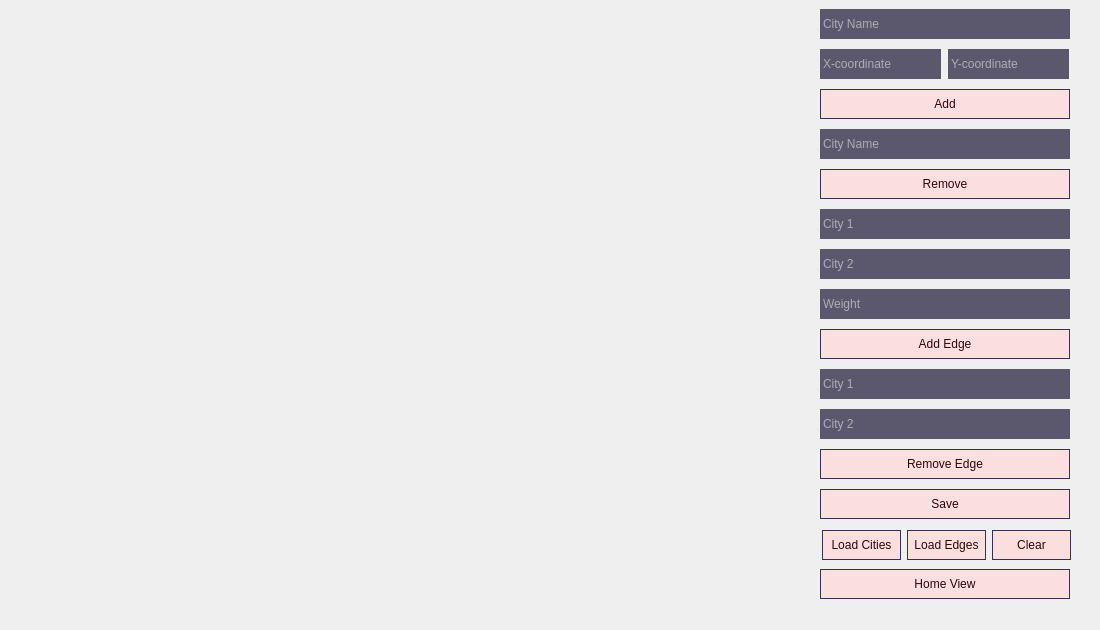
<?xml version="1.0" encoding="UTF-8"?>
<ui version="4.0">
 <class>MainWindow</class>
 <widget class="QMainWindow" name="MainWindow">
  <property name="enabled">
   <bool>true</bool>
  </property>
  <property name="geometry">
   <rect>
    <x>0</x>
    <y>0</y>
    <width>1100</width>
    <height>630</height>
   </rect>
  </property>
  <property name="minimumSize">
   <size>
    <width>1100</width>
    <height>630</height>
   </size>
  </property>
  <property name="maximumSize">
   <size>
    <width>1100</width>
    <height>630</height>
   </size>
  </property>
  <property name="windowTitle">
   <string>Wasalni</string>
  </property>
  <property name="styleSheet">
   <string notr="true">/* Set image as background for main window */
#MainWindow{

}

/* Set style for function widget */
#widget {
background-color: #343155;
border-radius: 5px;

}

/* Set style for Qlabel */
QLabel {
color: #fff;
}
/* Set style for QLineEdit */
QLineEdit {
background-color: #5b586e;
border-radius: 16px;
padding: 5px 0;
border: 1px solid #5b586e;
color: #fff;
}

QLineEdit:focus {
border: 1px solid #8b86aa;
background-color: #343155;
}

/* Set style for QPushButton */
QPushButton {
background-color: #FBDFDF;
border: 1px solid #343155;
color: #2E0606;
border-radius: 16px;
}

QPushButton:hover,
QPushButton:clicked {
background-color: #F7C9C9;
border: 1px solid #9ac3fe;

}</string>
  </property>
  <widget class="QWidget" name="centralwidget">
   <property name="minimumSize">
    <size>
     <width>1100</width>
     <height>630</height>
    </size>
   </property>
   <property name="maximumSize">
    <size>
     <width>1100</width>
     <height>630</height>
    </size>
   </property>
   <widget class="QWidget" name="gridLayoutWidget">
    <property name="geometry">
     <rect>
      <x>10</x>
      <y>-10</y>
      <width>791</width>
      <height>631</height>
     </rect>
    </property>
    <layout class="QGridLayout" name="gridLayout_3" rowstretch="0" columnstretch="0" rowminimumheight="0"/>
   </widget>
   <widget class="QPushButton" name="addButton">
    <property name="geometry">
     <rect>
      <x>820</x>
      <y>89</y>
      <width>250</width>
      <height>30</height>
     </rect>
    </property>
    <property name="font">
     <font>
      <family>Arial</family>
      <pointsize>9</pointsize>
      <bold>false</bold>
     </font>
    </property>
    <property name="text">
     <string>Add</string>
    </property>
   </widget>
   <widget class="QLineEdit" name="cityNameRemoveText">
    <property name="geometry">
     <rect>
      <x>820</x>
      <y>129</y>
      <width>250</width>
      <height>30</height>
     </rect>
    </property>
    <property name="font">
     <font>
      <family>Arial</family>
      <pointsize>9</pointsize>
      <bold>false</bold>
     </font>
    </property>
    <property name="text">
     <string/>
    </property>
    <property name="placeholderText">
     <string>City Name</string>
    </property>
   </widget>
   <widget class="QPushButton" name="LoadCitiesButton">
    <property name="geometry">
     <rect>
      <x>822</x>
      <y>530</y>
      <width>79</width>
      <height>30</height>
     </rect>
    </property>
    <property name="minimumSize">
     <size>
      <width>0</width>
      <height>30</height>
     </size>
    </property>
    <property name="font">
     <font>
      <family>Arial</family>
      <pointsize>9</pointsize>
      <bold>false</bold>
     </font>
    </property>
    <property name="text">
     <string>Load Cities</string>
    </property>
   </widget>
   <widget class="QPushButton" name="LoadEdgesButton">
    <property name="geometry">
     <rect>
      <x>907</x>
      <y>530</y>
      <width>79</width>
      <height>30</height>
     </rect>
    </property>
    <property name="minimumSize">
     <size>
      <width>0</width>
      <height>30</height>
     </size>
    </property>
    <property name="font">
     <font>
      <family>Arial</family>
      <pointsize>9</pointsize>
      <bold>false</bold>
     </font>
    </property>
    <property name="text">
     <string>Load Edges</string>
    </property>
   </widget>
   <widget class="QPushButton" name="saveButton">
    <property name="geometry">
     <rect>
      <x>820</x>
      <y>489</y>
      <width>250</width>
      <height>30</height>
     </rect>
    </property>
    <property name="font">
     <font>
      <family>Arial</family>
      <pointsize>9</pointsize>
      <bold>false</bold>
     </font>
    </property>
    <property name="text">
     <string>Save</string>
    </property>
   </widget>
   <widget class="QPushButton" name="homeViewButton">
    <property name="geometry">
     <rect>
      <x>820</x>
      <y>569</y>
      <width>250</width>
      <height>30</height>
     </rect>
    </property>
    <property name="font">
     <font>
      <family>Arial</family>
      <pointsize>9</pointsize>
      <bold>false</bold>
     </font>
    </property>
    <property name="text">
     <string>Home View</string>
    </property>
   </widget>
   <widget class="QLineEdit" name="yAddText">
    <property name="geometry">
     <rect>
      <x>948</x>
      <y>49</y>
      <width>121</width>
      <height>30</height>
     </rect>
    </property>
    <property name="font">
     <font>
      <family>Arial</family>
      <pointsize>9</pointsize>
      <bold>false</bold>
     </font>
    </property>
    <property name="text">
     <string/>
    </property>
    <property name="placeholderText">
     <string>Y-coordinate</string>
    </property>
   </widget>
   <widget class="QLineEdit" name="removeEdge2">
    <property name="geometry">
     <rect>
      <x>820</x>
      <y>409</y>
      <width>250</width>
      <height>30</height>
     </rect>
    </property>
    <property name="font">
     <font>
      <family>Arial</family>
      <pointsize>9</pointsize>
      <bold>false</bold>
     </font>
    </property>
    <property name="text">
     <string/>
    </property>
    <property name="placeholderText">
     <string>City 2</string>
    </property>
   </widget>
   <widget class="QLineEdit" name="xAddText">
    <property name="geometry">
     <rect>
      <x>820</x>
      <y>49</y>
      <width>121</width>
      <height>30</height>
     </rect>
    </property>
    <property name="font">
     <font>
      <family>Arial</family>
      <pointsize>9</pointsize>
      <bold>false</bold>
     </font>
    </property>
    <property name="text">
     <string/>
    </property>
    <property name="placeholderText">
     <string>X-coordinate</string>
    </property>
   </widget>
   <widget class="QPushButton" name="addEdgeButton">
    <property name="geometry">
     <rect>
      <x>820</x>
      <y>329</y>
      <width>250</width>
      <height>30</height>
     </rect>
    </property>
    <property name="font">
     <font>
      <family>Arial</family>
      <pointsize>9</pointsize>
      <bold>false</bold>
     </font>
    </property>
    <property name="text">
     <string>Add Edge</string>
    </property>
   </widget>
   <widget class="QLineEdit" name="removeEdge1">
    <property name="geometry">
     <rect>
      <x>820</x>
      <y>369</y>
      <width>250</width>
      <height>30</height>
     </rect>
    </property>
    <property name="font">
     <font>
      <family>Arial</family>
      <pointsize>9</pointsize>
      <bold>false</bold>
     </font>
    </property>
    <property name="text">
     <string/>
    </property>
    <property name="placeholderText">
     <string>City 1</string>
    </property>
   </widget>
   <widget class="QLineEdit" name="cityAddEdgeText">
    <property name="geometry">
     <rect>
      <x>820</x>
      <y>249</y>
      <width>250</width>
      <height>30</height>
     </rect>
    </property>
    <property name="font">
     <font>
      <family>Arial</family>
      <pointsize>9</pointsize>
      <bold>false</bold>
     </font>
    </property>
    <property name="text">
     <string/>
    </property>
    <property name="placeholderText">
     <string>City 2</string>
    </property>
   </widget>
   <widget class="QLineEdit" name="edgeAddEdgeText">
    <property name="geometry">
     <rect>
      <x>820</x>
      <y>289</y>
      <width>250</width>
      <height>30</height>
     </rect>
    </property>
    <property name="font">
     <font>
      <family>Arial</family>
      <pointsize>9</pointsize>
      <bold>false</bold>
     </font>
    </property>
    <property name="text">
     <string/>
    </property>
    <property name="placeholderText">
     <string>Weight</string>
    </property>
   </widget>
   <widget class="QPushButton" name="remove">
    <property name="geometry">
     <rect>
      <x>820</x>
      <y>169</y>
      <width>250</width>
      <height>30</height>
     </rect>
    </property>
    <property name="font">
     <font>
      <family>Arial</family>
      <pointsize>9</pointsize>
      <bold>false</bold>
     </font>
    </property>
    <property name="text">
     <string>Remove</string>
    </property>
   </widget>
   <widget class="QLineEdit" name="city1AddEdgeText">
    <property name="geometry">
     <rect>
      <x>820</x>
      <y>209</y>
      <width>250</width>
      <height>30</height>
     </rect>
    </property>
    <property name="font">
     <font>
      <family>Arial</family>
      <pointsize>9</pointsize>
      <bold>false</bold>
     </font>
    </property>
    <property name="text">
     <string/>
    </property>
    <property name="placeholderText">
     <string>City 1</string>
    </property>
   </widget>
   <widget class="QPushButton" name="removeEdgeButton">
    <property name="geometry">
     <rect>
      <x>820</x>
      <y>449</y>
      <width>250</width>
      <height>30</height>
     </rect>
    </property>
    <property name="font">
     <font>
      <family>Arial</family>
      <pointsize>9</pointsize>
      <bold>false</bold>
     </font>
    </property>
    <property name="text">
     <string>Remove Edge</string>
    </property>
   </widget>
   <widget class="QPushButton" name="clearButton">
    <property name="geometry">
     <rect>
      <x>992</x>
      <y>530</y>
      <width>79</width>
      <height>30</height>
     </rect>
    </property>
    <property name="minimumSize">
     <size>
      <width>0</width>
      <height>30</height>
     </size>
    </property>
    <property name="font">
     <font>
      <family>Arial</family>
      <pointsize>9</pointsize>
      <bold>false</bold>
     </font>
    </property>
    <property name="text">
     <string>Clear</string>
    </property>
   </widget>
   <widget class="QLineEdit" name="cityNameAddText">
    <property name="geometry">
     <rect>
      <x>820</x>
      <y>9</y>
      <width>250</width>
      <height>30</height>
     </rect>
    </property>
    <property name="font">
     <font>
      <family>Arial</family>
      <pointsize>9</pointsize>
      <bold>false</bold>
     </font>
    </property>
    <property name="text">
     <string/>
    </property>
    <property name="placeholderText">
     <string>City Name</string>
    </property>
   </widget>
   <zorder>homeViewButton</zorder>
   <zorder>yAddText</zorder>
   <zorder>removeEdge2</zorder>
   <zorder>xAddText</zorder>
   <zorder>addEdgeButton</zorder>
   <zorder>removeEdge1</zorder>
   <zorder>cityAddEdgeText</zorder>
   <zorder>edgeAddEdgeText</zorder>
   <zorder>remove</zorder>
   <zorder>city1AddEdgeText</zorder>
   <zorder>removeEdgeButton</zorder>
   <zorder>clearButton</zorder>
   <zorder>gridLayoutWidget</zorder>
   <zorder>addButton</zorder>
   <zorder>cityNameRemoveText</zorder>
   <zorder>LoadCitiesButton</zorder>
   <zorder>LoadEdgesButton</zorder>
   <zorder>saveButton</zorder>
   <zorder>cityNameAddText</zorder>
  </widget>
 </widget>
 <tabstops>
  <tabstop>cityNameAddText</tabstop>
  <tabstop>xAddText</tabstop>
  <tabstop>yAddText</tabstop>
  <tabstop>addButton</tabstop>
  <tabstop>cityNameRemoveText</tabstop>
  <tabstop>remove</tabstop>
  <tabstop>city1AddEdgeText</tabstop>
  <tabstop>cityAddEdgeText</tabstop>
  <tabstop>edgeAddEdgeText</tabstop>
  <tabstop>addEdgeButton</tabstop>
  <tabstop>removeEdge1</tabstop>
  <tabstop>removeEdge2</tabstop>
  <tabstop>removeEdgeButton</tabstop>
  <tabstop>saveButton</tabstop>
  <tabstop>LoadCitiesButton</tabstop>
  <tabstop>LoadEdgesButton</tabstop>
  <tabstop>clearButton</tabstop>
  <tabstop>homeViewButton</tabstop>
 </tabstops>
 <resources/>
 <connections/>
</ui>
